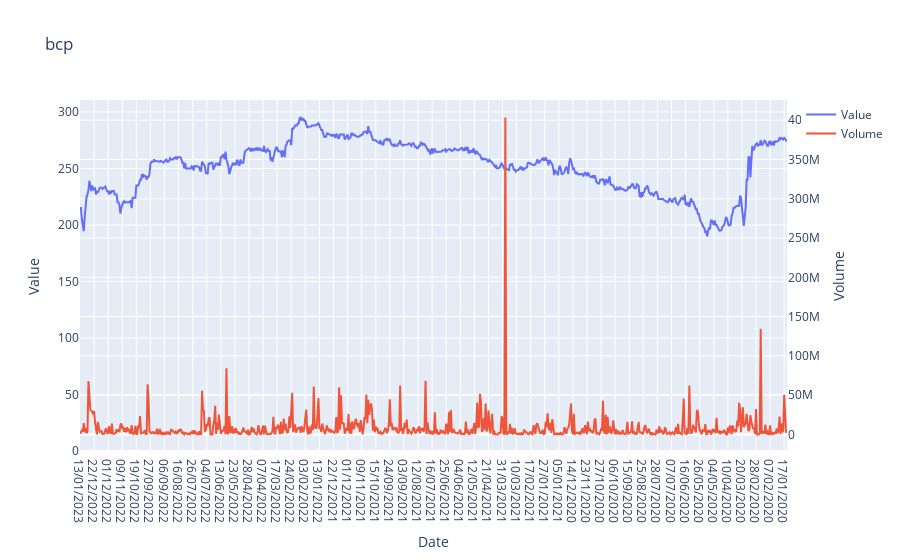

The code cell stored with this chart in its notebook:
### Code cell
stock.dynamicgraph()

### Figure 1 — Plotly figure (JSON) as saved in the notebook; plotly's stock layout.template omitted (floating-point values rounded to 4 significant figures; data arrays with more than 128 entries replaced by an {"elided": "..."} marker saying what was removed)
{"data": [{"name": "Value", "type": "scatter", "x": {"elided": "754 str values"}, "y": {"elided": "754 float values"}}, {"name": "Volume", "type": "scatter", "x": {"elided": "754 str values"}, "y": {"elided": "754 float values"}, "yaxis": "y2"}], "layout": {"shapes": [{"opacity": 0, "type": "rect", "x0": "2022-01-01", "x1": "2022-12-31", "y0": 0, "y1": 295}], "title": {"text": "bcp"}, "xaxis": {"title": {"text": "Date"}}, "yaxis": {"title": {"text": "Value"}}, "yaxis2": {"overlaying": "y", "side": "right", "title": {"text": "Volume"}}}}
